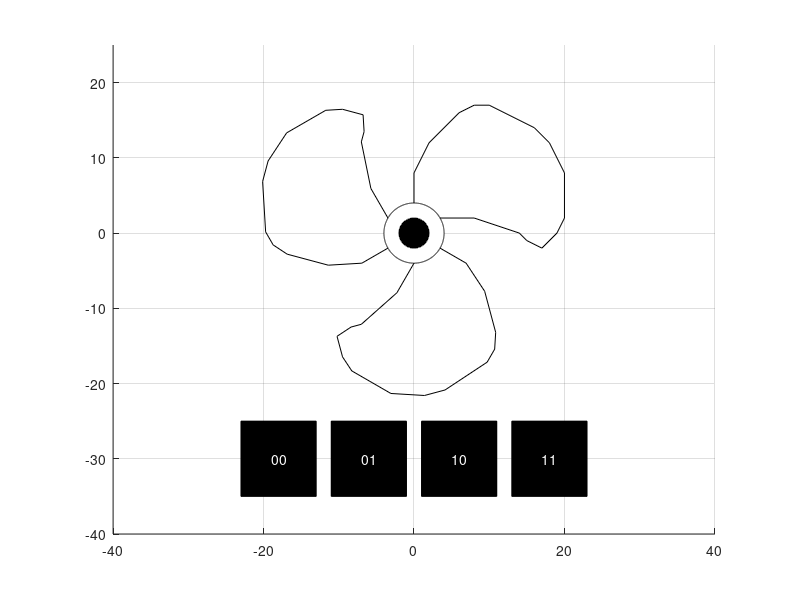

Write MATLAB code to recreate this figure. (Note: this script raises an error after producing the figure.)
% the first blade
b1=[ 0  0  2  6  8 10 16 18 20 20 19 17 15 14  8  3  0;
     0  8 12 16 17 17 14 12  8  2  0 -2 -1  0  2  2  0;
     1  1  1  1  1  1  1  1  1  1  1  1  1  1  1  1  1];

% make two more blades by rotating b1
th=2*pi/3;
R=[cos(th) sin(th) 0; -sin(th) cos(th) 0; 0 0 1];
% the second blade
b2=R*b1;
% the third blade
b3=R*b2;

% the pivotal circles
r1=2;
r2=4;
c1=zeros(3,3600);
c2=zeros(3,3600);
for th=1:1:3600
    rad=th*pi/1800;
    c1(1,th)=r1*cos(rad);
    c1(2,th)=r1*sin(rad);
    c2(1,th)=r2*cos(rad);
    c2(2,th)=r2*sin(rad);
end

% make four buttons
but1=[-23 -13 -13 -23 -23;
      -35 -35 -25 -25 -35;
        1   1   1   1   1];
k=12;
A=[1 0 k; 0 1 0; 0 0 1];
but2=A*but1;
but3=A*but2;
but4=A*but3;

% 버튼 구현:
% - 전에 mlx로 한 것과 같이, 버튼 사각형 범위 내에 입력 좌표가 들어오면 해당 버튼 클릭으로 간주.
% - 한 cycle이 지날 때마다 pause 호출하여 클릭 이벤트 처리.
% - 회전 속도를 조절하는 변수 s의 값을 3*trig로 정의하고, (trig=1, cycle마다 3도씩 회전.)
% - 각 버튼 클릭할 때마다 전역변수 trig에 0, 1, 2, 3을 써서,
% - 다음 cycle에서의 s의 값에 변화를 준다. (버튼1 기준으로 1배, 2배, 3배 속도.)

figure(1);
% 반복문 내부에서 figure 내 객체들을 계속 다시 생성하면...
% - clf가 실행된 후, 버튼 객체가 다시 생성되기 전에 클릭을 한다면 이벤트가 씹히는 현상이 생긴다.
% => 객체들을 반복문 실행 전에 미리 만들어두고, set으로 데이터만 바꿔주기.
clf;
axis equal;
grid on;

% draw the blades
% keep the blade figures to update their coordinates later
bf1=line(b1(1,:),b1(2,:), 'Color', 'black');
bf2=line(b2(1,:),b2(2,:), 'Color', 'black');
bf3=line(b3(1,:),b3(2,:), 'Color', 'black');

% draw the circles
patch(c2(1,:),c2(2,:), 'w');
patch(c1(1,:),c1(2,:), 'k');

% draw the buttons
patch(but1(1,:),but1(2,:), 'k', 'ButtonDownFcn', @(~,~) get_click(0));
patch(but2(1,:),but2(2,:), 'k', 'ButtonDownFcn', @(~,~) get_click(1));
patch(but3(1,:),but3(2,:), 'k', 'ButtonDownFcn', @(~,~) get_click(2));
patch(but4(1,:),but4(2,:), 'k', 'ButtonDownFcn', @(~,~) get_click(3));

% write the button texts
text(but1(1,1)+4, but1(2,1)+5, '00', 'Color', 'white', 'HitTest','off');
text(but2(1,1)+4, but2(2,1)+5, '01', 'Color', 'white', 'HitTest','off');
text(but3(1,1)+4, but3(2,1)+5, '10', 'Color', 'white', 'HitTest','off');
text(but4(1,1)+4, but4(2,1)+5, '11', 'Color', 'white', 'HitTest','off');

% 축 제한 거는 건 그림 다 그리고 나서.
axis([-40 40 -40 25]);

global trig;
trig=0;
th=0;
while true
    % update s by trig
    s=update_s();

    % calculate the new coordinates of the blades by the new th
    rad=th*pi/180;
    R=[cos(rad) sin(rad) 0; -sin(rad) cos(rad) 0; 0 0 1];
    t1=R*b1;
    t2=R*b2;
    t3=R*b3;

    % update the blade figures' datas
    set(bf1, 'XData', t1(1,:), 'YData', t1(2,:));
    set(bf2, 'XData', t2(1,:), 'YData', t2(2,:));
    set(bf3, 'XData', t3(1,:), 'YData', t3(2,:));

    % update the rotation degree
    th=mod((th+s),360);

    % according to matlab pause manual:
    % pause(n) gives cpu some time to rest for n seconds
    % ... and checks events and executes the callback function
    pause(0.01);
end

% update s depending on trig
function s=update_s()
    global trig;
    s=3*trig;
end

% updates trig when mouse click occurs
function get_click(level)
    global trig;
    trig=level;
end

%% 현재 버그
% - 버튼 위에 있는 텍스트 부분을 클릭하면 클릭이 안 먹는다. 서로 다른 객체여서 그런 듯.
% - 텍스트에도 콜백을 등록해야 하나? 아니면 텍스트를 뚫고 버튼에 클릭이 들어가게 할 방법은 없나?
